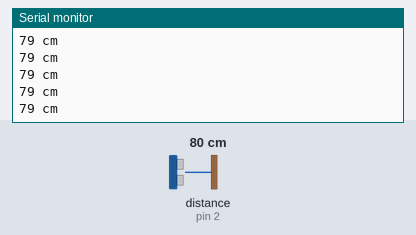
Simulated run of this sketch. Board: Arduino Uno, built with avr-gcc and run on an emulated ATmega328P. On the bench: the last lines printed to the serial monitor. Wiring (inferred from the names in the program): ultrasonic range finder: trigger pin 13; echo pin 2. The test bench sets the inputs (shaded band); at power-on: distance to the obstacle (sensor on pin 2) 80 cm. The echo pulse lasts 58.3 µs per cm.

Above: at 1.2 s.
1.3 s: distance to the obstacle (sensor on pin 2) set to 196 cm
At 1.56 s:
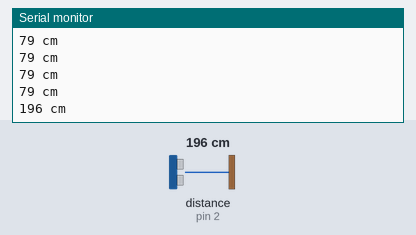
2.8 s: distance to the obstacle (sensor on pin 2) set to 205 cm
At 3.16 s:
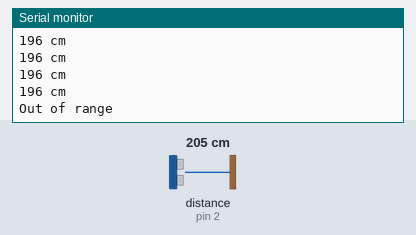

Measured:
- the behaviour switches between 199 and 200 cm on distance to the obstacle (sensor on pin 2) (found by bisection; images 1 and 2)
- after the input at 1.3 s, the serial monitor: prints a new line after 0.10 s (image 1)
- after the input at 2.8 s, the serial monitor: prints a new line after 0.20 s (image 2)

The sketch:

interrupt_test.ino.ino
```cpp
#define trigPin 13
#define echoPin 2

void setup() {
  Serial.begin(115200);
  Serial.begin(115200);
  pinMode(trigPin, OUTPUT);
  pinMode(echoPin, INPUT_PULLUP);
  cli(); //stop interrupts
  TCCR2A = 0;// set entire TCCR2A register to 0
  TCCR2B = 0;// same for TCCR2B
  TCNT2  = 0;//initialize counter value to 0
  // set compare match register
  OCR2A = 255;// = set max comparison value
  // turn on CTC mode
  TCCR2A |= (1 << WGM21);
  // Set bits for 1024 prescaler
  TCCR2B |= (1 << CS22) | (1 << CS21) | (1 << CS20);
  // enable timer compare interrupt
  TIMSK2 |= (1 << OCIE2A);
  sei();
  attachInterrupt(digitalPinToInterrupt(echoPin), detect_echo, CHANGE);
}

volatile unsigned long diff = 0;
volatile unsigned long distance = 0;
volatile unsigned long trig = 0;
void loop() {
    delay(200);
    if (distance >= 200 || distance <= 0){
      Serial.println("Out of range");
    }
    else {
      Serial.print(distance);
      Serial.println(" cm");
    }
  //Serial.println(diff);
}

//volatile int state = LOW;
ISR(TIMER2_COMPA_vect){  //change the 0 to 1 for timer1 and 2 for timer2
  if(trig != 0){ //if the echo pulse hasn't ended, give invalid trig value
    trig = -1;
  }
  digitalWrite(trigPin, HIGH);
  delayMicroseconds(40);
  digitalWrite(trigPin, LOW);
}

void detect_echo(){
  if(trig != -1){
    int rising_edge = digitalRead(echoPin);
    if(rising_edge){
      trig = micros();
    }
    else if(trig != 0){
      diff = micros() - trig;
      distance = ((micros() - trig)/2.) / 29.1;
      trig = 0;
    }
  }
  else{
    distance = 999;
    trig = 0;
  }
}
```
